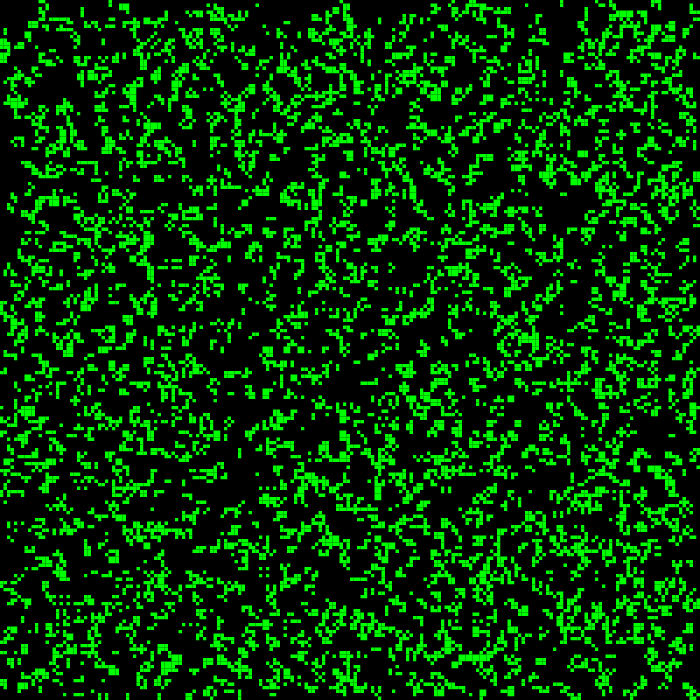
Frame 1 (no input)
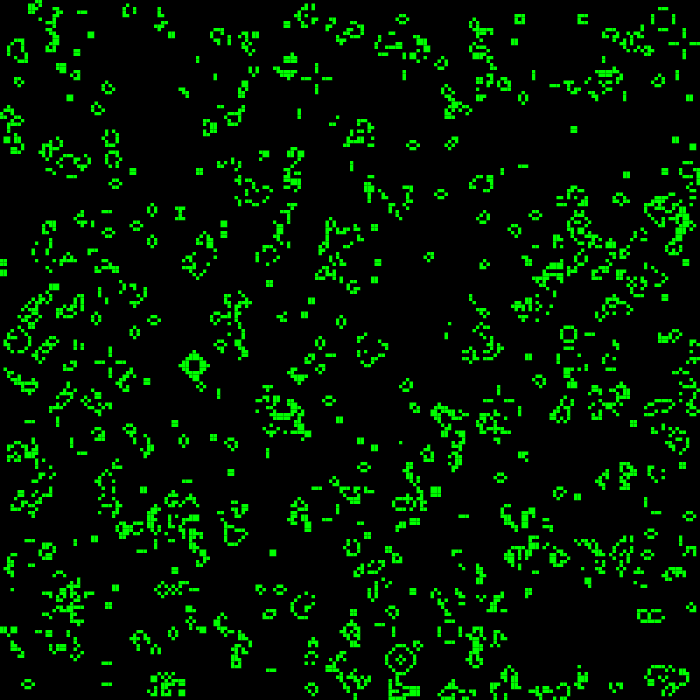
Frame 60 (the mouse pressed at the canvas centre just before this capture)
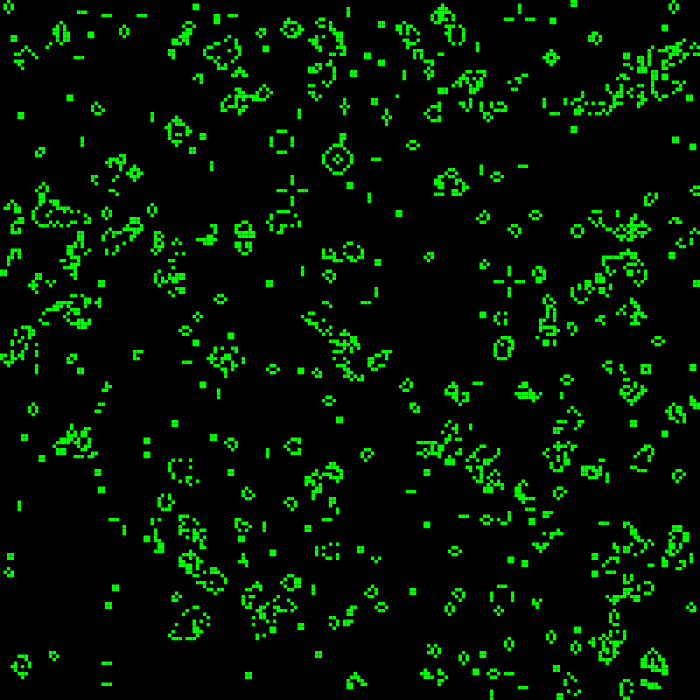
Frame 120 (the mouse held since frame 60 and released just before this capture)

The Processing sketch that drew these frames (run headless with seeded random() and noise(); from frame 60 on, the mouse is pressed at the canvas centre):

// Processing sketch: thomsConway
// ── thomsConway.pde
void setup()
{
  frameRate(60);
  size(700, 700);
  cellWidth = width / (float)colCount;
  cellHeight = height / (float)rowCount;
  
  //set every cell to be dead
  for (int i = 0; i < rowCount; i++)
  {
    for(int j = 0; j < colCount; j++)
    {
      setBoard(i,j,false);
    }
   }
  
  //toggle a load of cells as alive
  for(int i = 0; i < 10000; i++)
  {
    toggle((int)random(0,rowCount), (int)random(0,colCount), true);
  }
}
void toggle(int row, int col, boolean alive)
{
  if (row >= 0 && col >= 0 && row < rowCount && col < colCount)
  {
    board[row][col] = true;
  }
}

int count = 0;
int rowCount = 200;
int colCount = 200;
float cellWidth;
float cellHeight;
boolean[][] board = new boolean [rowCount][colCount];
int[][] neighbourCount  = new int [rowCount][colCount];
void draw()
{
  updateBoard();
}
void updateBoard()
{
  background(0);
  noStroke();
  float x = 0;
  float y = 0;
  
  
  for (int i = 0; i < rowCount; i++)
  {
    for(int j = 0; j < colCount; j++)
    {
      checkCells(i,j);
    }
  }
  
  for (int i = 0; i < rowCount; i++)
  {
    for(int j = 0; j < colCount; j++)
    {
      updateCells(i,j);
      if (board[i][j] == true)
      {
        fill(0,255,0);
        rect (x, y, cellWidth, cellHeight);
      }
      else
      {
        fill(0);
        rect (x, y, cellWidth, cellHeight);
      }
      x += cellWidth;
    }
    x = 0;
    y += cellHeight;
  }
}
void setBoard(int row, int col, boolean alive)
{
  if (row >= 0 && col >= 0 && row < rowCount && col < colCount)
  {
    board[row][col] = false;
  }
}
void updateCells(int i, int j)
{
  if (neighbourCount[i][j] <= 1)
  {
    board[i][j] = false;
  }
  else if (neighbourCount[i][j] >= 4)
  {
    board[i][j] = false;
  }
  else if ((neighbourCount[i][j] == 2 || neighbourCount[i][j] == 3) && board[i][j] == true)
  {
    board[i][j] = true;
  }
  else if (neighbourCount[i][j] == 3 && board[i][j] == false)
  {
    board[i][j] = true;
  }
}
int cellCount(int i, int j)
{
  count = 0;  
  
  //top left corner
  if (i == 0 && j == 0)
  {
    getCell(i, j+1);
    getCell(i+1, j);
    getCell(i+1, j+1);
  }
  //top row
  else if (i == 0 && j < rowCount-1)
  {
    getCell(i, j-1);
    getCell(i, j+1);
    getCell(i+1, j-1);
    getCell(i+1, j);
    getCell(i+1, j+1);
  }
  //most left column
  else if (j == 0 && i < colCount-1)
  {
    getCell(i, j+1);
    getCell(i-1, j);
    getCell(i+1, j);
    getCell(i+1, j+1);
    getCell(i-1, j+1);
  }
  //bottom left corner
  else if ( i == colCount-1 && j == 0)
  {
    getCell(i-1, j);
    getCell(i-1, j+1);
    getCell(i, j+1);
  }
  //most bottom row
  else if (i == colCount-1 && j < rowCount-1)
  {
    getCell(i, j-1);
    getCell(i, j+1);
    getCell(i-1, j);
    getCell(i-1, j+1);
    getCell(i-1, j-1);
  }
  
  //bottom right corner
  else if (i == colCount-1 && j == rowCount-1)
  {
    getCell(i-1, j-1);
    getCell(i-1, j);
    getCell(i, j-1);
  }
 //most right column
 else if (j == rowCount-1 && i > 0)
 {
   getCell(i-1, j);
   getCell(i+1, j);
   getCell(i, j-1);
   getCell(i+1, j-1);
   getCell(i-1, j-1);
 }
 //top right corner
 else if (i == 0 && j == rowCount-1)
 {
   getCell(i, j-1);
   getCell(i+1, j);
   getCell(i+1, j-1);
 }
 //any other cell
 else
 {
   getCell(i, j-1);
   getCell(i, j+1);
   getCell(i-1, j-1);
   getCell(i-1, j);
   getCell(i+1, j+1);
   getCell(i+1, j);
   getCell(i+1, j-1);  
   getCell(i-1, j+1);
 }
 
 return count;
}
void checkCells(int i, int j)
{
    int count = cellCount(i,j);
    neighbourCount[i][j] = count; 
}
void getCell(int i, int j)
{
  if(board[i][j] == true)
  {
    count++;
  }
}
